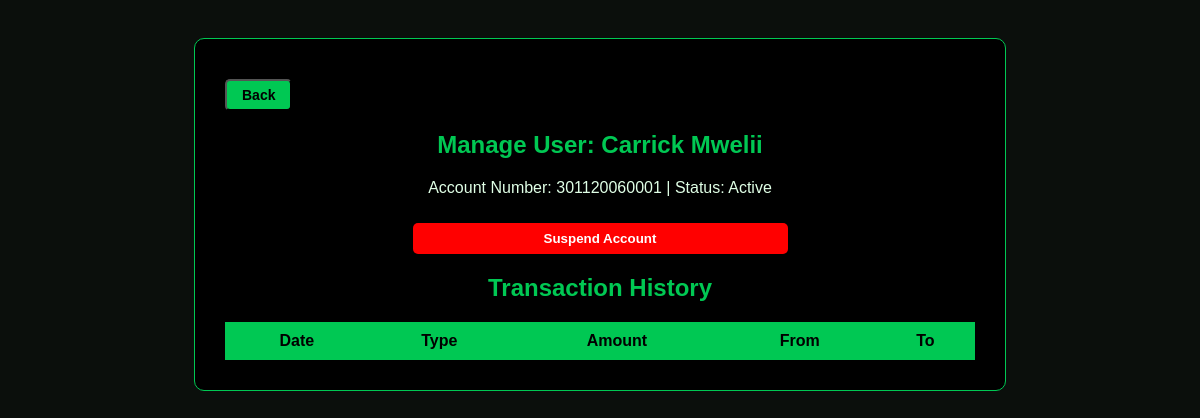
Screenshot of /manage/301120060001 with the database file from the repository.
### tables this page shows
CREATE TABLE "users" (
	"id"	INTEGER,
	"username"	TEXT UNIQUE,
	"password"	TEXT,
	"first_name"	TEXT,
	"account_number"	TEXT,
	"account_type"	TEXT,
	"balance"	NUMERIC DEFAULT 0,
	"role"	TEXT,
	"last_name"	TEXT, id_number TEXT, status TEXT DEFAULT 'active',
	PRIMARY KEY("id" AUTOINCREMENT)
);

### app.py (the view, shortened to what this page needs)
@app.route('/manage/<account_number>', methods=['GET', 'POST'])
def manage_user(account_number):
    conn = get_db()
    cur = conn.cursor()
    cur.execute("SELECT * FROM users WHERE account_number = ?", (account_number,))
    user = cur.fetchone()
    if not user:
        conn.close()
        return "User not found! <a href='/admin'>Go back</a>"
    message = None
    cur.execute(
        "SELECT * FROM transactions WHERE account_number=? ORDER BY date DESC",
        (user['account_number'],)
    )
    transactions = cur.fetchall()
    cur.execute(
        "SELECT * FROM fraud_alerts WHERE account_number=? ORDER BY date DESC",
        (user['account_number'],)
    )
    alerts = cur.fetchall()
    conn.close()
    return render_template(
        'manage_user.html',
        user=user,
        transactions=transactions,
        alerts=alerts,
        message=message
    )

### app.py (called while the page is built)
def get_db():
    conn = sqlite3.connect("bank.db")
    conn.row_factory = sqlite3.Row
    return conn

### templates/manage_user.html (shortened to what this page needs)
<head>
</head>
<body>
<div class="box">
    <div style="text-align: left; margin-bottom: 15px;">
        <button class="small-btn" onclick="window.location.href='{{ url_for('view_users') }}'">Back</button>
    </div>
    <h2>Manage User: {{ user.first_name }} {{ user.last_name }}</h2>
    <p style="text-align: center;">Account Number: {{ user.account_number }} | Status: {{ user.status|capitalize }}</p>
    <form method="POST" action="{{ url_for('toggle_status', account_number=user.account_number) }}" style="text-align: center;">
        {% if user.status == 'active' %}
            <button type="submit" class="suspend-btn">Suspend Account</button>
        {% else %}
            <button type="submit" class="activate-btn">Activate Account</button>
        {% endif %}
    </form>
    <h2>Transaction History</h2>
    <div class="table-container">
        <table>
            <thead>
                <tr>
                    <th>Date</th>
                    <th>Type</th>
                    <th>Amount</th>
                    <th>From</th>
                    <th>To</th>
                </tr>
            </thead>
        </table>
    </div>
</div>
</body>

### templates/manage_user.html (style rules this page uses)
body { background: #0b0f0c; color: #e0ffe6; font-family: Arial; display: flex; justify-content: center; align-items: flex-start; padding-top: 30px; min-height: 100vh; }
.box { background: #000; padding: 30px; width: 750px; length: 100%; border-radius: 10px; border: 1px solid #00c853; }
h2 { color: #00c853; text-align: center; }
button { width: 50%; padding: 12px; font-weight: bold; cursor: pointer; margin-top: 10px; }
.small-btn { width: auto; padding: 6px 15px; font-size: 14px; background: #00c853; color: #000; font-weight: bold; border-radius: 5px; }
.table-container { max-height: 300px; overflow-y: auto; margin-top: 15px; border: 1px solid #00c853; }
.table-container table { width: 100%; border-collapse: collapse; }
.table-container th, .table-container td { border: 1px solid #00c853; padding: 8px; text-align: center; }
.table-container th { background: #00c853; color: #000; position: sticky; top: 0; z-index: 1; }
.table-container tr:nth-child(odd) { background: #000; }
.suspend-btn { background: red; color: #fff; font-weight: bold; padding: 8px 20px; border: none; border-radius: 5px; cursor: pointer; }

### rows the page displays
users: first_name "Carrick", last_name "Mwelii", account_number "301120060001", status "Active"
